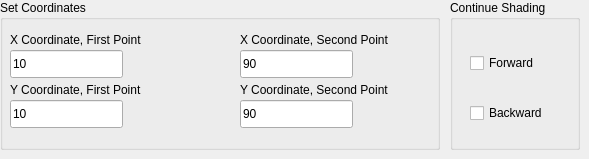
     <widget class="QWidget" name="Linear_Page">
      <widget class="QGroupBox" name="groupBox">
       <property name="geometry">
        <rect>
         <x>0</x>
         <y>0</y>
         <width>440</width>
         <height>150</height>
        </rect>
       </property>
       <property name="title">
        <string>Set Coordinates</string>
       </property>
       <widget class="QLabel" name="label">
        <property name="geometry">
         <rect>
          <x>10</x>
          <y>30</y>
          <width>158</width>
          <height>20</height>
         </rect>
        </property>
        <property name="text">
         <string>X Coordinate, First Point</string>
        </property>
       </widget>
       <widget class="QLabel" name="label_2">
        <property name="geometry">
         <rect>
          <x>10</x>
          <y>80</y>
          <width>157</width>
          <height>20</height>
         </rect>
        </property>
        <property name="text">
         <string>Y Coordinate, First Point</string>
        </property>
       </widget>
       <widget class="QLabel" name="label_3">
        <property name="geometry">
         <rect>
          <x>240</x>
          <y>30</y>
          <width>180</width>
          <height>20</height>
         </rect>
        </property>
        <property name="text">
         <string>X Coordinate, Second Point</string>
        </property>
       </widget>
       <widget class="QLabel" name="label_4">
        <property name="geometry">
         <rect>
          <x>240</x>
          <y>80</y>
          <width>179</width>
          <height>20</height>
         </rect>
        </property>
        <property name="text">
         <string>Y Coordinate, Second Point</string>
        </property>
       </widget>
       <widget class="CustomLineEdit" name="lineEdit">
        <property name="geometry">
         <rect>
          <x>10</x>
          <y>50</y>
          <width>113</width>
          <height>28</height>
         </rect>
        </property>
        <property name="text">
         <string>10</string>
        </property>
        <property name="placeholderText">
         <string>10</string>
        </property>
       </widget>
       <widget class="CustomLineEdit" name="lineEdit_2">
        <property name="geometry">
         <rect>
          <x>10</x>
          <y>100</y>
          <width>113</width>
          <height>28</height>
         </rect>
        </property>
        <property name="text">
         <string>10</string>
        </property>
        <property name="placeholderText">
         <string>10</string>
        </property>
       </widget>
       <widget class="CustomLineEdit" name="lineEdit_3">
        <property name="geometry">
         <rect>
          <x>240</x>
          <y>50</y>
          <width>113</width>
          <height>28</height>
         </rect>
        </property>
        <property name="text">
         <string>90</string>
        </property>
        <property name="placeholderText">
         <string>90</string>
        </property>
       </widget>
       <widget class="CustomLineEdit" name="lineEdit_4">
        <property name="geometry">
         <rect>
          <x>240</x>
          <y>100</y>
          <width>113</width>
          <height>28</height>
         </rect>
        </property>
        <property name="text">
         <string>90</string>
        </property>
        <property name="placeholderText">
         <string>90</string>
        </property>
       </widget>
      </widget>
      <widget class="QGroupBox" name="groupBox_3">
       <property name="geometry">
        <rect>
         <x>450</x>
         <y>0</y>
         <width>130</width>
         <height>150</height>
        </rect>
       </property>
       <property name="title">
        <string>Continue Shading</string>
       </property>
       <widget class="QCheckBox" name="checkBox">
        <property name="geometry">
         <rect>
          <x>20</x>
          <y>50</y>
          <width>93</width>
          <height>26</height>
         </rect>
        </property>
        <property name="text">
         <string>Forward</string>
        </property>
        <property name="tristate">
         <bool>false</bool>
        </property>
       </widget>
       <widget class="QCheckBox" name="checkBox_1">
        <property name="geometry">
         <rect>
          <x>20</x>
          <y>100</y>
          <width>93</width>
          <height>26</height>
         </rect>
        </property>
        <property name="text">
         <string>Backward</string>
        </property>
       </widget>
      </widget>
     </widget>
